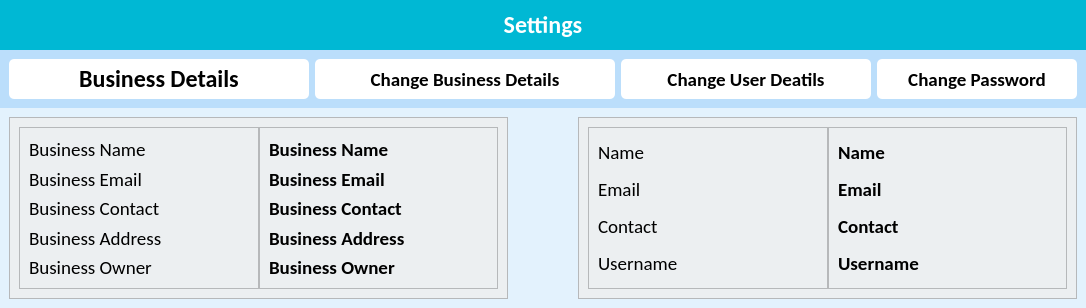
            <widget class="QWidget" name="settings_page">
              <property name="styleSheet">
                <string notr="true">*{
	background-color: #e3f2fd;
}

#lbl_settings {
	background-color: #00b8d4;
	color: white;
}

QPushButton {
	background-color: #fff;
	border-radius: 5px;
}

QFrame {
	background-color: #eceff1;
}

#create_widget {
	background-color: #bbdefb;
}</string>
              </property>
              <layout class="QVBoxLayout" name="verticalLayout_11">
                <property name="spacing">
                  <number>0</number>
                </property>
                <property name="leftMargin">
                  <number>0</number>
                </property>
                <property name="topMargin">
                  <number>0</number>
                </property>
                <property name="rightMargin">
                  <number>0</number>
                </property>
                <property name="bottomMargin">
                  <number>0</number>
                </property>
                <item>
                  <widget class="QLabel" name="lbl_settings">
                    <property name="minimumSize">
                      <size>
                        <width>0</width>
                        <height>50</height>
                      </size>
                    </property>
                    <property name="maximumSize">
                      <size>
                        <width>16777215</width>
                        <height>50</height>
                      </size>
                    </property>
                    <property name="font">
                      <font>
                        <family>Calibri</family>
                        <pointsize>18</pointsize>
                        <weight>75</weight>
                        <bold>true</bold>
                      </font>
                    </property>
                    <property name="text">
                      <string>Settings</string>
                    </property>
                    <property name="alignment">
                      <set>Qt::AlignCenter</set>
                    </property>
                    <property name="margin">
                      <number>0</number>
                    </property>
                  </widget>
                </item>
                <item>
                  <widget class="QWidget" name="create_widget" native="true">
                    <property name="minimumSize">
                      <size>
                        <width>0</width>
                        <height>0</height>
                      </size>
                    </property>
                    <property name="maximumSize">
                      <size>
                        <width>16777215</width>
                        <height>60</height>
                      </size>
                    </property>
                    <layout class="QHBoxLayout" name="horizontalLayout_8">
                      <item alignment="Qt::AlignLeft">
                        <widget class="QPushButton" name="btn_business_details">
                          <property name="minimumSize">
                            <size>
                              <width>300</width>
                              <height>40</height>
                            </size>
                          </property>
                          <property name="maximumSize">
                            <size>
                              <width>300</width>
                              <height>40</height>
                            </size>
                          </property>
                          <property name="font">
                            <font>
                              <family>Calibri</family>
                              <pointsize>18</pointsize>
                              <weight>75</weight>
                              <bold>true</bold>
                            </font>
                          </property>
                          <property name="text">
                            <string>Business Details</string>
                          </property>
                          <property name="icon">
                            <iconset resource="resources.qrc">
                              <normaloff>:/icons/assets/icons/plus.png</normaloff>:/icons/assets/icons/plus.png</iconset>
                          </property>
                          <property name="iconSize">
                            <size>
                              <width>32</width>
                              <height>32</height>
                            </size>
                          </property>
                        </widget>
                      </item>
                      <item>
                        <widget class="QPushButton" name="btn_change_business_details">
                          <property name="minimumSize">
                            <size>
                              <width>300</width>
                              <height>40</height>
                            </size>
                          </property>
                          <property name="maximumSize">
                            <size>
                              <width>300</width>
                              <height>40</height>
                            </size>
                          </property>
                          <property name="font">
                            <font>
                              <family>Calibri</family>
                              <pointsize>14</pointsize>
                              <weight>75</weight>
                              <bold>true</bold>
                            </font>
                          </property>
                          <property name="cursor">
                            <cursorShape>OpenHandCursor</cursorShape>
                          </property>
                          <property name="text">
                            <string>Change Business Details</string>
                          </property>
                          <property name="icon">
                            <iconset resource="resources.qrc">
                              <normaloff>:/icons/assets/icons/edit.png</normaloff>:/icons/assets/icons/edit.png</iconset>
                          </property>
                          <property name="iconSize">
                            <size>
                              <width>32</width>
                              <height>32</height>
                            </size>
                          </property>
                        </widget>
                      </item>
                      <item>
                        <widget class="QPushButton" name="btn_change_user_details">
                          <property name="minimumSize">
                            <size>
                              <width>250</width>
                              <height>40</height>
                            </size>
                          </property>
                          <property name="maximumSize">
                            <size>
                              <width>250</width>
                              <height>40</height>
                            </size>
                          </property>
                          <property name="font">
                            <font>
                              <family>Calibri</family>
                              <pointsize>14</pointsize>
                              <weight>75</weight>
                              <bold>true</bold>
                            </font>
                          </property>
                          <property name="cursor">
                            <cursorShape>OpenHandCursor</cursorShape>
                          </property>
                          <property name="text">
                            <string>Change User Deatils</string>
                          </property>
                          <property name="icon">
                            <iconset resource="resources.qrc">
                              <normaloff>:/icons/assets/icons/edit.png</normaloff>:/icons/assets/icons/edit.png</iconset>
                          </property>
                          <property name="iconSize">
                            <size>
                              <width>32</width>
                              <height>32</height>
                            </size>
                          </property>
                        </widget>
                      </item>
                      <item>
                        <widget class="QPushButton" name="btn_change_pwd">
                          <property name="minimumSize">
                            <size>
                              <width>200</width>
                              <height>40</height>
                            </size>
                          </property>
                          <property name="maximumSize">
                            <size>
                              <width>200</width>
                              <height>40</height>
                            </size>
                          </property>
                          <property name="font">
                            <font>
                              <family>Calibri</family>
                              <pointsize>14</pointsize>
                              <weight>75</weight>
                              <bold>true</bold>
                            </font>
                          </property>
                          <property name="cursor">
                            <cursorShape>OpenHandCursor</cursorShape>
                          </property>
                          <property name="text">
                            <string>Change Password</string>
                          </property>
                          <property name="icon">
                            <iconset resource="resources.qrc">
                              <normaloff>:/icons/assets/icons/edit.png</normaloff>:/icons/assets/icons/edit.png</iconset>
                          </property>
                          <property name="iconSize">
                            <size>
                              <width>32</width>
                              <height>32</height>
                            </size>
                          </property>
                        </widget>
                      </item>
                    </layout>
                  </widget>
                </item>
                <item>
                  <widget class="QWidget" name="details_widget" native="true">
                    <property name="minimumSize">
                      <size>
                        <width>0</width>
                        <height>0</height>
                      </size>
                    </property>
                    <property name="maximumSize">
                      <size>
                        <width>16777215</width>
                        <height>200</height>
                      </size>
                    </property>
                    <layout class="QHBoxLayout" name="horizontalLayout_7">
                      <property name="spacing">
                        <number>70</number>
                      </property>
                      <item>
                        <widget class="QFrame" name="business_frame">
                          <property name="cursor">
                            <cursorShape>OpenHandCursor</cursorShape>
                          </property>
                          <property name="frameShape">
                            <enum>QFrame::StyledPanel</enum>
                          </property>
                          <property name="frameShadow">
                            <enum>QFrame::Raised</enum>
                          </property>
                          <layout class="QHBoxLayout" name="horizontalLayout_6">
                            <property name="spacing">
                              <number>0</number>
                            </property>
                            <item>
                              <widget class="QFrame" name="b_lbl_frame">
                                <property name="frameShape">
                                  <enum>QFrame::StyledPanel</enum>
                                </property>
                                <property name="frameShadow">
                                  <enum>QFrame::Raised</enum>
                                </property>
                                <layout class="QVBoxLayout" name="verticalLayout_9">
                                  <item>
                                    <widget class="QLabel" name="lbl_b_name">
                                      <property name="font">
                                        <font>
                                          <family>Calibri</family>
                                          <pointsize>14</pointsize>
                                        </font>
                                      </property>
                                      <property name="text">
                                        <string>Business Name</string>
                                      </property>
                                    </widget>
                                  </item>
                                  <item>
                                    <widget class="QLabel" name="lbl_b_email">
                                      <property name="font">
                                        <font>
                                          <family>Calibri</family>
                                          <pointsize>14</pointsize>
                                        </font>
                                      </property>
                                      <property name="text">
                                        <string>Business Email</string>
                                      </property>
                                    </widget>
                                  </item>
                                  <item>
                                    <widget class="QLabel" name="lbl_b_contact">
                                      <property name="font">
                                        <font>
                                          <family>Calibri</family>
                                          <pointsize>14</pointsize>
                                        </font>
                                      </property>
                                      <property name="text">
                                        <string>Business Contact</string>
                                      </property>
                                    </widget>
                                  </item>
                                  <item>
                                    <widget class="QLabel" name="lbl_b_address">
                                      <property name="font">
                                        <font>
                                          <family>Calibri</family>
                                          <pointsize>14</pointsize>
                                        </font>
                                      </property>
                                      <property name="text">
                                        <string>Business Address</string>
                                      </property>
                                    </widget>
                                  </item>
                                  <item>
                                    <widget class="QLabel" name="lbl_b_owner">
                                      <property name="font">
                                        <font>
                                          <family>Calibri</family>
                                          <pointsize>14</pointsize>
                                        </font>
                                      </property>
                                      <property name="text">
                                        <string>Business Owner</string>
                                      </property>
                                    </widget>
                                  </item>
                                </layout>
                              </widget>
                            </item>
                            <item>
                              <widget class="QFrame" name="b_inputs_frame">
                                <property name="frameShape">
                                  <enum>QFrame::StyledPanel</enum>
                                </property>
                                <property name="frameShadow">
                                  <enum>QFrame::Raised</enum>
                                </property>
                                <layout class="QVBoxLayout" name="verticalLayout_10">
                                  <item>
                                    <widget class="QLabel" name="txt_business_name">
                                      <property name="font">
                                        <font>
                                          <family>Calibri</family>
                                          <pointsize>14</pointsize>
                                          <weight>75</weight>
                                          <bold>true</bold>
                                        </font>
                                      </property>
                                      <property name="text">
                                        <string>Business Name</string>
                                      </property>
                                    </widget>
                                  </item>
                                  <item>
                                    <widget class="QLabel" name="txt_business_email">
                                      <property name="font">
                                        <font>
                                          <family>Calibri</family>
                                          <pointsize>14</pointsize>
                                          <weight>75</weight>
                                          <bold>true</bold>
                                        </font>
                                      </property>
                                      <property name="text">
                                        <string>Business Email</string>
                                      </property>
                                    </widget>
                                  </item>
                                  <item>
                                    <widget class="QLabel" name="txt_business_contact">
                                      <property name="font">
                                        <font>
                                          <family>Calibri</family>
                                          <pointsize>14</pointsize>
                                          <weight>75</weight>
                                          <bold>true</bold>
                                        </font>
                                      </property>
                                      <property name="text">
                                        <string>Business Contact</string>
                                      </property>
                                    </widget>
                                  </item>
                                  <item>
                                    <widget class="QLabel" name="txt_business_address">
                                      <property name="font">
                                        <font>
                                          <family>Calibri</family>
                                          <pointsize>14</pointsize>
                                          <weight>75</weight>
                                          <bold>true</bold>
                                        </font>
                                      </property>
                                      <property name="text">
                                        <string>Business Address</string>
                                      </property>
                                    </widget>
                                  </item>
                                  <item>
                                    <widget class="QLabel" name="txt_business_owner">
                                      <property name="font">
                                        <font>
                                          <family>Calibri</family>
                                          <pointsize>14</pointsize>
                                          <weight>75</weight>
                                          <bold>true</bold>
                                        </font>
                                      </property>
                                      <property name="text">
                                        <string>Business Owner</string>
                                      </property>
                                    </widget>
                                  </item>
                                </layout>
                              </widget>
                            </item>
                          </layout>
                        </widget>
                      </item>
                      <item>
                        <widget class="QFrame" name="user_detail_frame">
                          <property name="frameShape">
                            <enum>QFrame::StyledPanel</enum>
                          </property>
                          <property name="frameShadow">
                            <enum>QFrame::Raised</enum>
                          </property>
                          <layout class="QHBoxLayout" name="horizontalLayout_5">
                            <property name="spacing">
                              <number>0</number>
                            </property>
                            <item>
                              <widget class="QFrame" name="u_lbl_frame">
                                <property name="frameShape">
                                  <enum>QFrame::StyledPanel</enum>
                                </property>
                                <property name="frameShadow">
                                  <enum>QFrame::Raised</enum>
                                </property>
                                <layout class="QVBoxLayout" name="verticalLayout_8">
                                  <item>
                                    <widget class="QLabel" name="lbl_u_name">
                                      <property name="font">
                                        <font>
                                          <family>Calibri</family>
                                          <pointsize>14</pointsize>
                                        </font>
                                      </property>
                                      <property name="text">
                                        <string>Name</string>
                                      </property>
                                    </widget>
                                  </item>
                                  <item>
                                    <widget class="QLabel" name="lbl_u_email">
                                      <property name="font">
                                        <font>
                                          <family>Calibri</family>
                                          <pointsize>14</pointsize>
                                        </font>
                                      </property>
                                      <property name="text">
                                        <string>Email</string>
                                      </property>
                                    </widget>
                                  </item>
                                  <item>
                                    <widget class="QLabel" name="lbl_u_contact">
                                      <property name="font">
                                        <font>
                                          <family>Calibri</family>
                                          <pointsize>14</pointsize>
                                        </font>
                                      </property>
                                      <property name="text">
                                        <string>Contact</string>
                                      </property>
                                    </widget>
                                  </item>
                                  <item>
                                    <widget class="QLabel" name="lbl_u_username">
                                      <property name="font">
                                        <font>
                                          <family>Calibri</family>
                                          <pointsize>14</pointsize>
                                        </font>
                                      </property>
                                      <property name="text">
                                        <string>Username</string>
                                      </property>
                                    </widget>
                                  </item>
                                </layout>
                              </widget>
                            </item>
                            <item>
                              <widget class="QFrame" name="u_inputs_frame">
                                <property name="frameShape">
                                  <enum>QFrame::StyledPanel</enum>
                                </property>
                                <property name="frameShadow">
                                  <enum>QFrame::Raised</enum>
                                </property>
                                <layout class="QVBoxLayout" name="verticalLayout_7">
                                  <item>
                                    <widget class="QLabel" name="txt_user_name">
                                      <property name="font">
                                        <font>
                                          <family>Calibri</family>
                                          <pointsize>14</pointsize>
                                          <weight>75</weight>
                                          <bold>true</bold>
                                        </font>
                                      </property>
                                      <property name="text">
                                        <string>Name</string>
                                      </property>
                                    </widget>
                                  </item>
                                  <item>
                                    <widget class="QLabel" name="txt_user_email">
                                      <property name="font">
                                        <font>
                                          <family>Calibri</family>
                                          <pointsize>14</pointsize>
                                          <weight>75</weight>
                                          <bold>true</bold>
                                        </font>
                                      </property>
                                      <property name="text">
                                        <string>Email</string>
                                      </property>
                                    </widget>
                                  </item>
                                  <item>
                                    <widget class="QLabel" name="txt_user_contact">
                                      <property name="font">
                                        <font>
                                          <family>Calibri</family>
                                          <pointsize>14</pointsize>
                                          <weight>75</weight>
                                          <bold>true</bold>
                                        </font>
                                      </property>
                                      <property name="text">
                                        <string>Contact</string>
                                      </property>
                                    </widget>
                                  </item>
                                  <item>
                                    <widget class="QLabel" name="txt_user_username">
                                      <property name="font">
                                        <font>
                                          <family>Calibri</family>
                                          <pointsize>14</pointsize>
                                          <weight>75</weight>
                                          <bold>true</bold>
                                        </font>
                                      </property>
                                      <property name="text">
                                        <string>Username</string>
                                      </property>
                                    </widget>
                                  </item>
                                </layout>
                              </widget>
                            </item>
                          </layout>
                        </widget>
                      </item>
                    </layout>
                  </widget>
                </item>
                <item>
                  <widget class="QWidget" name="free_widget" native="true"/>
                </item>
              </layout>
            </widget>
